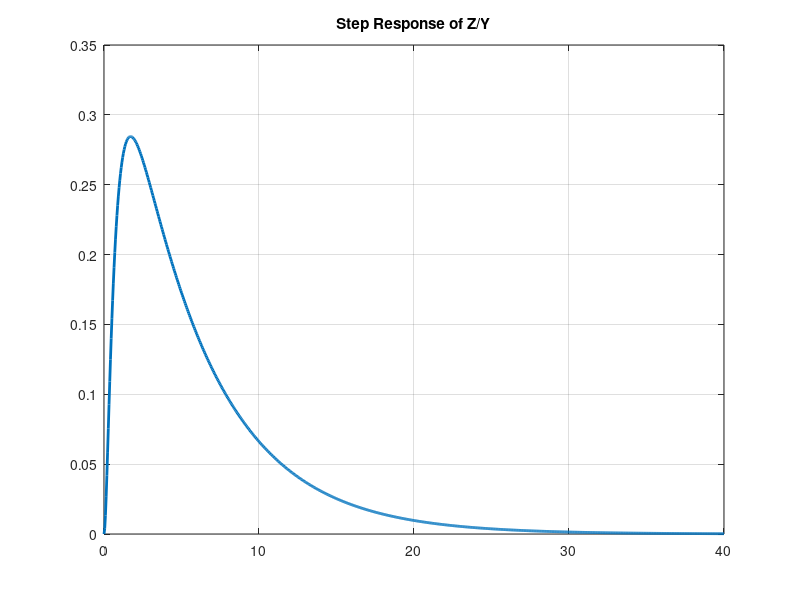
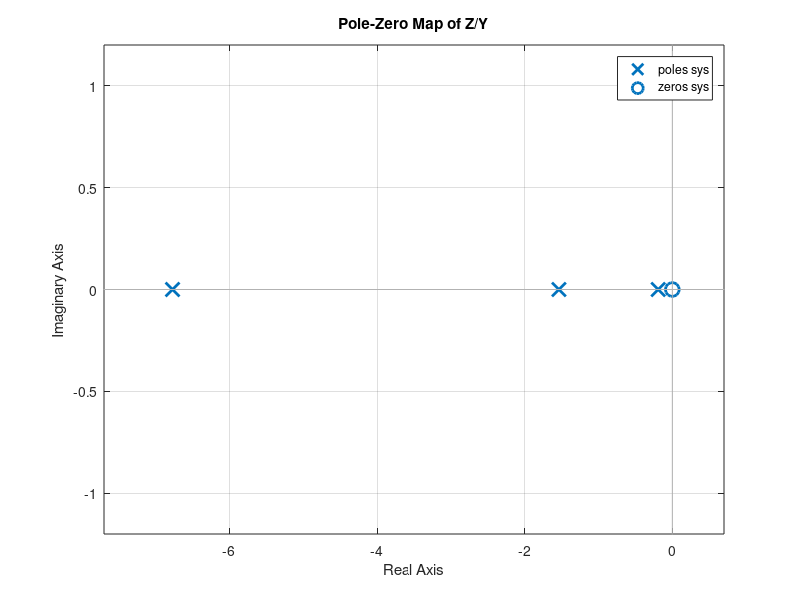
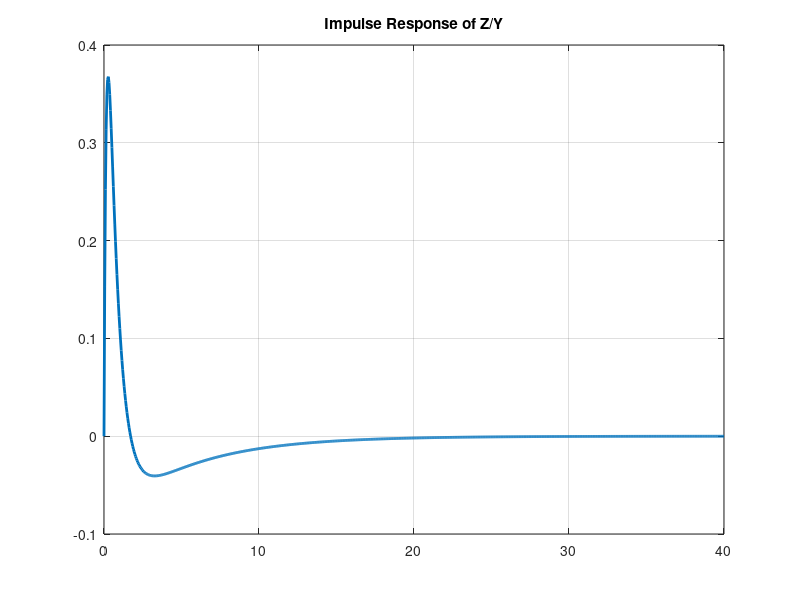

Source code (MATLAB) for these figures, in order:
%%%%%%%%%%%%%%%%%%%%%%%%%%%%%%%%%%%%%%%%%%%%%%%%%%%%%%%%%%%%%%%%%%%%%%%%%%%
%%%                      HW #1
%%%                   Problem #1
%%%                 Deniz Ekin Canbay
%%%%%%%%%%%%%%%%%%%%%%%%%%%%%%%%%%%%%%%%%%%%%%%%%%%%%%%%%%%%%%%%%%%%%%%%%%%
clear all;close all;clc
sys=tf([4 0],[1 8.5 12 2])

[y,t] = step(sys);
figure
plot(t, squeeze(y), 'LineWidth',2)
grid
title("Step Response of Z/Y")
grid on
saveas(gcf,'q1_a.png')

figure
pzmap(sys)
grid on
title("Pole-Zero Map of Z/Y")
saveas(gcf,'q1_b.png')
[p,z]=pzmap(sys)

[y2,t2] = impulse(sys);
figure
plot(t2, squeeze(y2), 'LineWidth',2)
grid
title("Impulse Response of Z/Y")
grid on
saveas(gcf,'q1_a2.png')